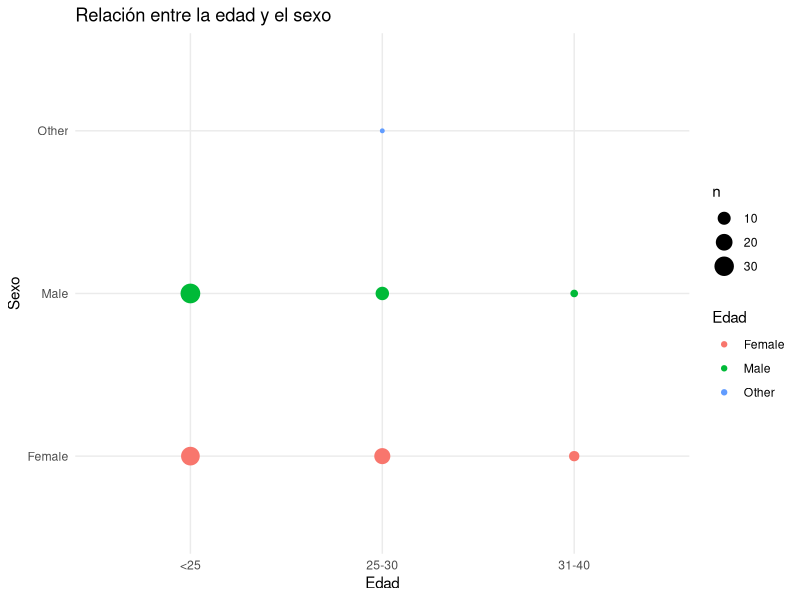
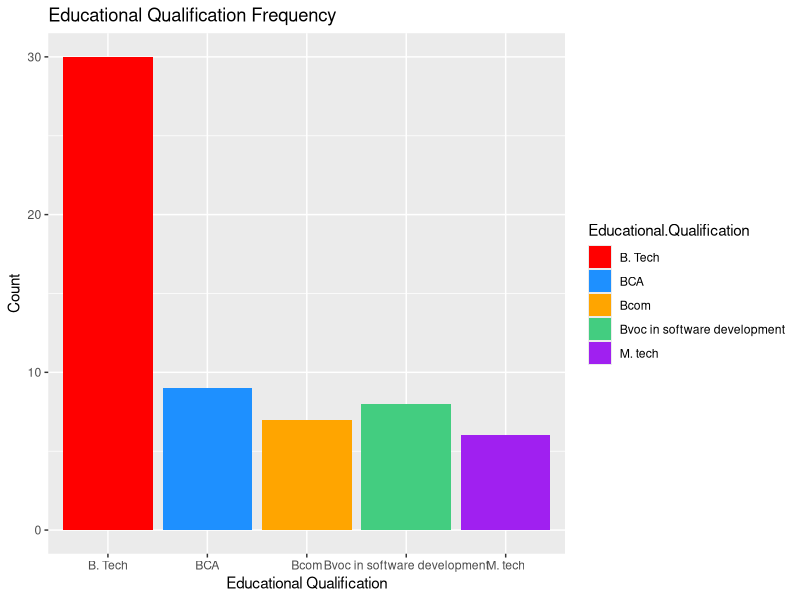
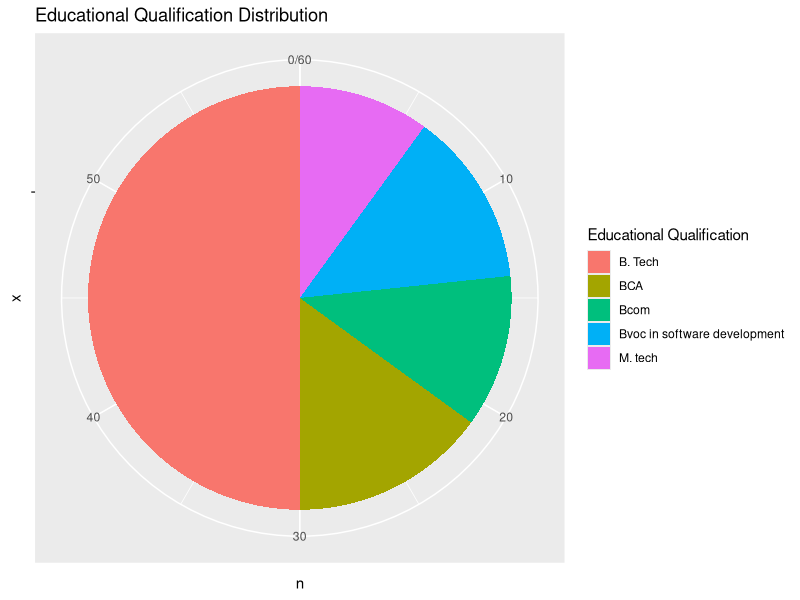
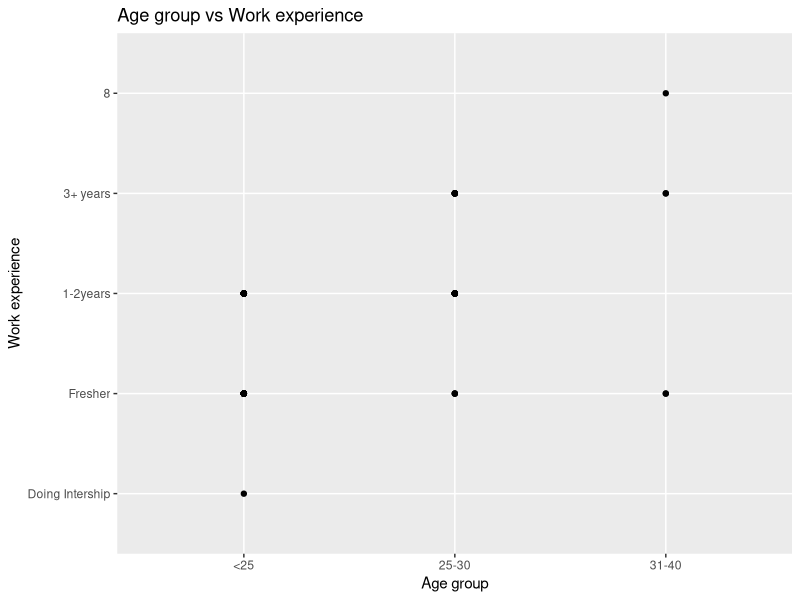
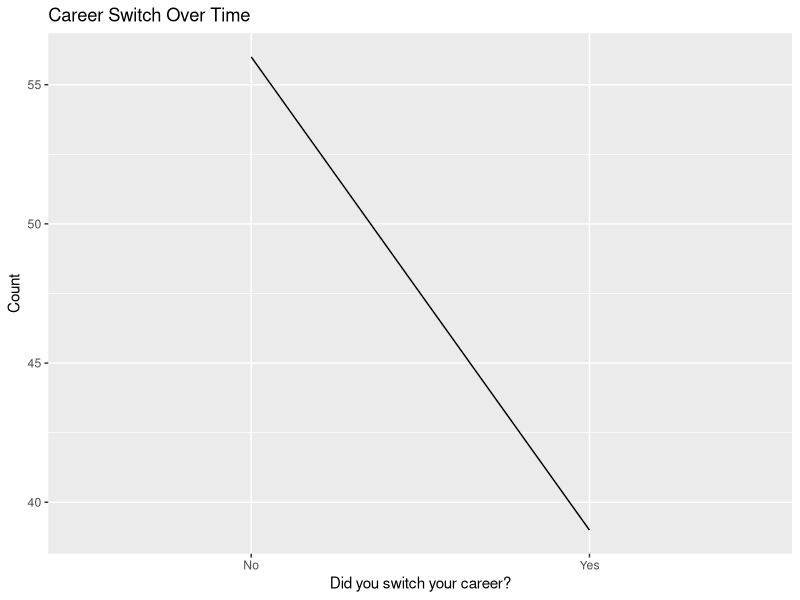
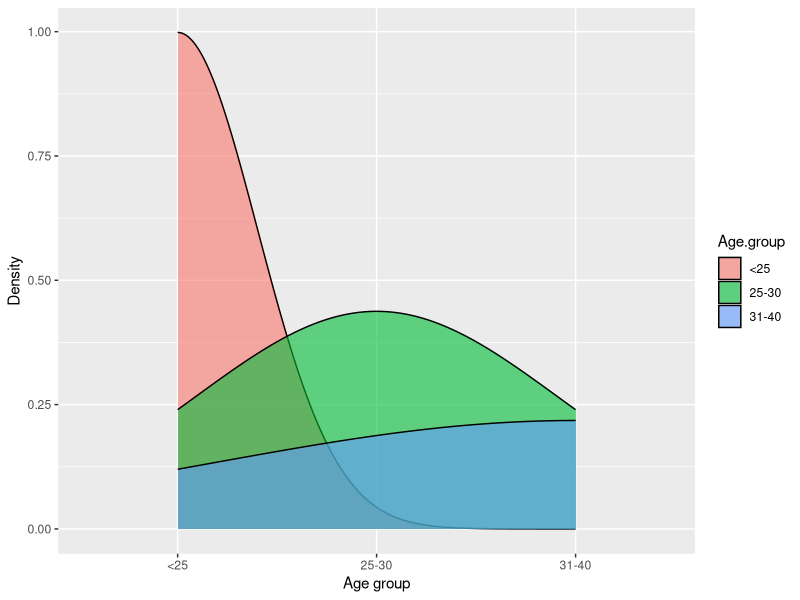

Source code (R) for these figures, in order:
## ---- chunk 1
library(tidyverse)
dataset <- read.csv("dataset_Andres.csv")
## ---- chunk 2
dataset %>% 
  ggplot(aes(x = `Age.group`, y = Gender, color = Gender)) +
    geom_count() +
    labs(title = "Relación entre la edad y el sexo", x = "Edad", y = "Sexo", color = "Edad") +
    theme_minimal()
## ---- chunk 3
dataset %>%
  count(`Educational.Qualification`) %>%
  top_n(5, n) %>%
  ggplot(aes(x = `Educational.Qualification`, y = n, fill = `Educational.Qualification`)) +
  geom_bar(stat = "identity") +
  scale_fill_manual(values = c("red", "dodgerblue", "orange", "seagreen3", "purple")) +
  labs(x = "Educational Qualification", y = "Count", title = "Educational Qualification Frequency")

## ---- chunk 4
# Al ejecutarlo se bugea pero al ampliar sale bien
dataset %>%
  count(`Educational.Qualification`) %>%
  top_n(5, n) %>%
  ggplot(aes(x = "", y = n, fill = `Educational.Qualification`)) +
  geom_bar(stat = "identity", width = 1) +
  coord_polar(theta = "y") +
  labs(fill = "Educational Qualification", title = "Educational Qualification Distribution")

## ---- chunk 5
dataset %>%
  na.omit() %>% 
  ggplot(aes(x = factor(`Age.group`, levels = c("<25", "25-30", "31-40")), 
             y = factor(`Work.experience`, c("Doing Intership", "Fresher", "1-2years", "3+ years", "8")))) +
  geom_point() +
  labs(x = "Age group", y = "Work experience", title = "Age group vs Work experience")

## ---- chunk 6
dataset %>%
  group_by(`Did.you.switch.your.career.`) %>%
  summarize(count = n()) %>%
  ggplot(aes(x = `Did.you.switch.your.career.`, y = count, group = 1)) +
  geom_line() +
  labs(x = "Did you switch your career?", y = "Count", title = "Career Switch Over Time")

## ---- chunk 7
dataset %>%
  ggplot(aes(x = `Age.group`, fill = `Age.group`)) +
  geom_density(alpha = 0.6) +
  labs(x = "Age group", y = "Density")

